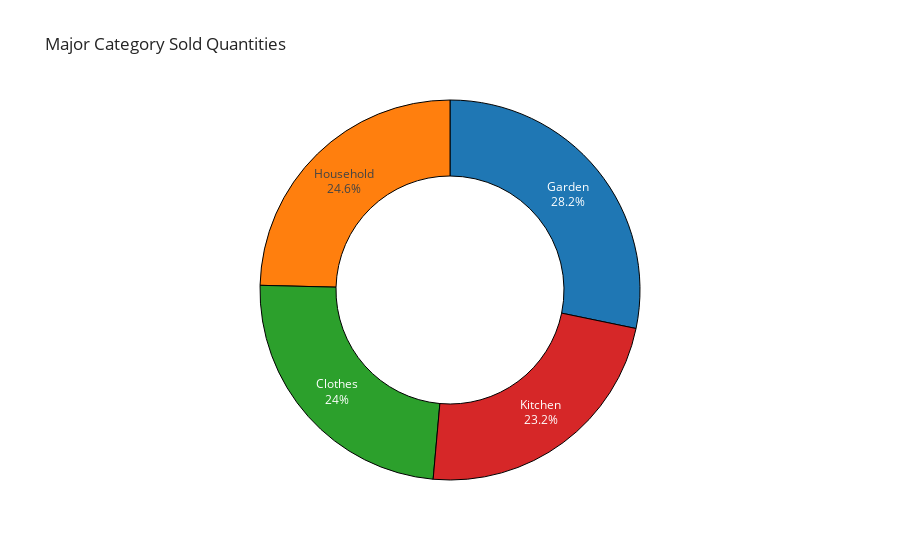

Source (notebook cell):
### Code cell
fig = px.pie(df.groupby('major_category')['quantity'].sum().reset_index(), names='major_category', 
             values='quantity', title='Major Category Sold Quantities',
             template='simple_white', hole=0.6)
fig.update_traces(marker_line_width = 1, marker_line_color = 'black', showlegend=False, textinfo='label+percent')
fig.show()

### Figure 1 — Plotly figure (JSON) as saved in the notebook; plotly's stock layout.template omitted (floating-point values rounded to 4 significant figures)
{"data": [{"domain": {"x": [0, 1], "y": [0, 1]}, "hole": 0.6, "hovertemplate": "major_category=%{label}<br>quantity=%{value}<extra></extra>", "labels": ["Clothes", "Garden", "Household", "Kitchen"], "legendgroup": "", "marker": {"line": {"color": "black", "width": 1}}, "name": "", "showlegend": false, "textinfo": "label+percent", "type": "pie", "values": [1297, 1528, 1331, 1253]}], "layout": {"legend": {"tracegroupgap": 0}, "title": {"text": "Major Category Sold Quantities"}}}
